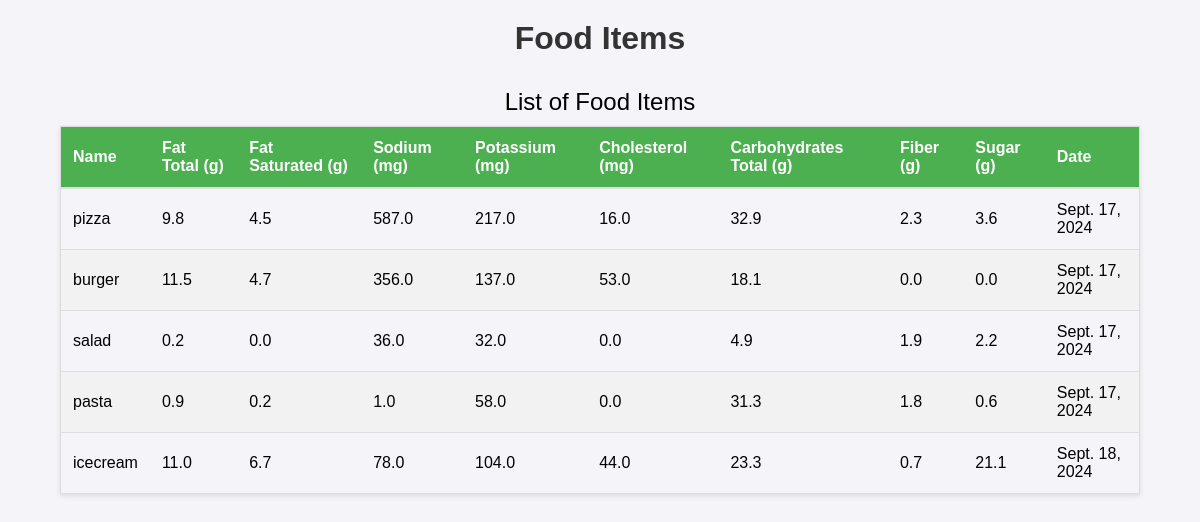
The page /database/ (signed in) on the database its author committed.
### counter/models.py (models this page shows)
class FoodItem(models.Model):
    user = models.ForeignKey(User, on_delete=models.CASCADE, null=True, blank=True)  # Allow null values
    name = models.CharField(max_length=100)
    calories = models.CharField(max_length=100, default="Not available")  # String since it's not a number in the response
    fat_total_g = models.FloatField(null=True, blank=True)
    fat_saturated_g = models.FloatField(null=True, blank=True)
    protein = models.CharField(max_length=100, default="Not available")  # String since it's not a number in the response
    sodium_mg = models.FloatField(null=True, blank=True)
    potassium_mg = models.FloatField(null=True, blank=True)
    cholesterol_mg = models.FloatField(null=True, blank=True)
    carbohydrates_total_g = models.FloatField(null=True, blank=True)
    fiber_g = models.FloatField(null=True, blank=True)
    sugar_g = models.FloatField(null=True, blank=True)
    date = models.DateField(auto_now_add=True)

### counter/views.py (the view)
# urls.py: path('database/', views.database_view, name='database_view'),
def database_view(request):
    food_items = FoodItem.objects.filter(user=request.user)
    return render(request, 'database_view.html', {'food_items': food_items})

### counter/templates/database_view.html (shortened to what this page needs)
<!DOCTYPE html>
<html>
<head>
</head>
<body>
    <h1>Food Items</h1>
    <table>
        <caption>List of Food Items</caption>
        <thead>
            <tr>
                <th>Name</th>
                <th>Fat Total (g)</th>
                <th>Fat Saturated (g)</th>
                <th>Sodium (mg)</th>
                <th>Potassium (mg)</th>
                <th>Cholesterol (mg)</th>
                <th>Carbohydrates Total (g)</th>
                <th>Fiber (g)</th>
                <th>Sugar (g)</th>
                <th>Date</th>
            </tr>
        </thead>
        <tbody>
            {% for item in food_items %}
            <tr>
                <td>{{ item.name }}</td>
                <td>{{ item.fat_total_g }}</td>
                <td>{{ item.fat_saturated_g }}</td>
                <td>{{ item.sodium_mg }}</td>
                <td>{{ item.potassium_mg }}</td>
                <td>{{ item.cholesterol_mg }}</td>
                <td>{{ item.carbohydrates_total_g }}</td>
                <td>{{ item.fiber_g }}</td>
                <td>{{ item.sugar_g }}</td>
                <td>{{ item.date }}</td>
            </tr>
            {% empty %}
            <tr>
                <td colspan="11">No food items found.</td>
            </tr>
            {% endfor %}
        </tbody>
    </table>
</body>
</html>

### counter/templates/database_view.html (style rules this page uses)
body { font-family: Arial, sans-serif; margin: 0; padding: 0; background-color: #f4f4f9; }
h1 { text-align: center; margin-top: 20px; color: #333; }
table { width: 90%; margin: 20px auto; border-collapse: collapse; box-shadow: 0 2px 5px rgba(0, 0, 0, 0.1); border: 1px solid #ddd; }
th, td { padding: 12px; text-align: left; border-bottom: 1px solid #ddd; }
th { background-color: #4CAF50; color: white; border-bottom: 2px solid #ddd; }
tr:nth-child(even) { background-color: #f2f2f2; }
table caption { font-size: 1.5em; margin: 10px 0; }

### rows shown on the page
FoodItem: name "pizza", fat_total_g "9.8", fat_saturated_g "4.5", sodium_mg "587.0", potassium_mg "217.0", cholesterol_mg "16.0", carbohydrates_total_g "32.9", fiber_g "2.3", sugar_g "3.6", date "Sept. 17, 2024"
FoodItem: name "burger", fat_total_g "11.5", fat_saturated_g "4.7", sodium_mg "356.0", potassium_mg "137.0", cholesterol_mg "53.0", carbohydrates_total_g "18.1", fiber_g "0.0", sugar_g "0.0", date "Sept. 17, 2024"
FoodItem: name "salad", fat_total_g "0.2", fat_saturated_g "0.0", sodium_mg "36.0", potassium_mg "32.0", cholesterol_mg "0.0", carbohydrates_total_g "4.9", fiber_g "1.9", sugar_g "2.2", date "Sept. 17, 2024"
FoodItem: name "pasta", fat_total_g "0.9", fat_saturated_g "0.2", sodium_mg "1.0", potassium_mg "58.0", cholesterol_mg "0.0", carbohydrates_total_g "31.3", fiber_g "1.8", sugar_g "0.6", date "Sept. 17, 2024"
FoodItem: name "icecream", fat_total_g "11.0", fat_saturated_g "6.7", sodium_mg "78.0", potassium_mg "104.0", cholesterol_mg "44.0", carbohydrates_total_g "23.3", fiber_g "0.7", sugar_g "21.1", date "Sept. 18, 2024"
